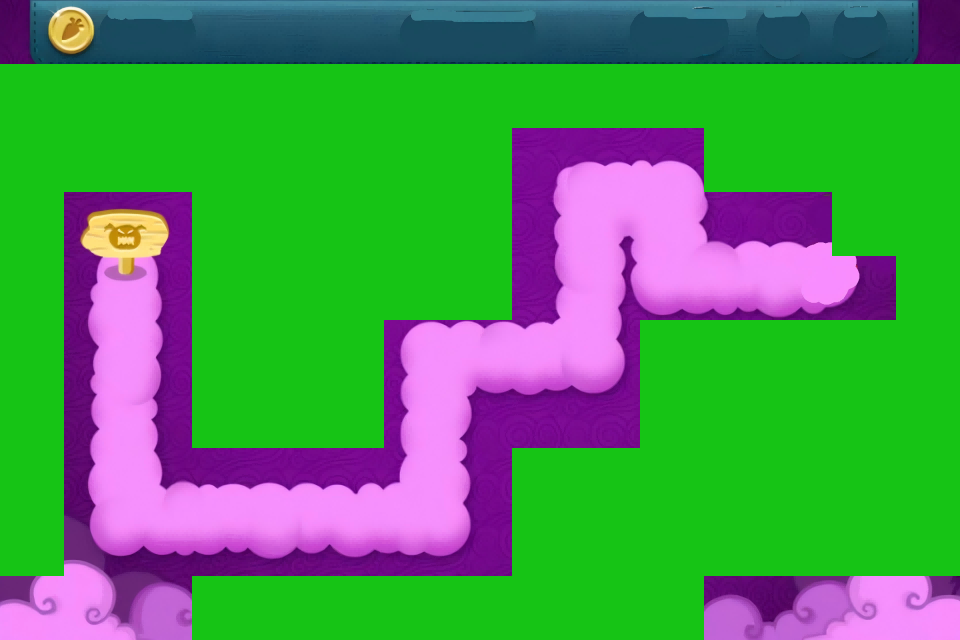

Rendered tile map (Tiled .tmx) drawn with the repository's tilesets; below, a short description and the map source with its tile grids summarised:
An orthogonal 15x10 tile map with 64x64 px tiles, 2 tile layers (map, plantable), 2 tilesets.

<map version="1.10" tiledversion="1.11.0" orientation="orthogonal" renderorder="right-down" width="15" height="10" tilewidth="64" tileheight="64" infinite="0" nextlayerid="3" nextobjectid="1">
 <tileset firstgid="1" name="map" tilewidth="64" tileheight="64" tilecount="150" columns="15">
  <image source="map3.png" width="960" height="640" />
 </tileset>
 <tileset firstgid="151" name="plantable" tilewidth="64" tileheight="64" tilecount="4235" columns="77">
  <image source="plantable.png" width="4961" height="3543" />
 </tileset>
 <layer id="1" name="map" width="15" height="10">
  <data>[150 cells, 150 non-empty, 150 distinct tile ids]</data>
 </layer>
 <layer id="2" name="plantable" width="15" height="10">
  <data>[150 cells, 84 non-empty, 1 distinct tile ids]</data>
 </layer>
</map>